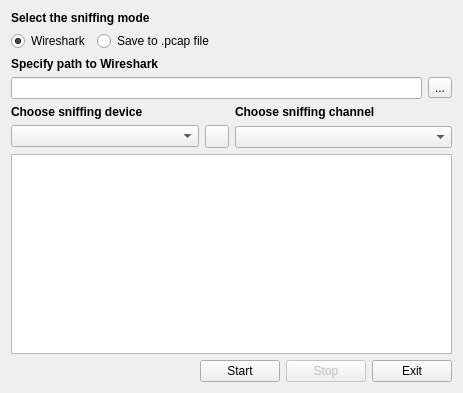
<?xml version="1.0" encoding="UTF-8"?>
<ui version="4.0">
 <class>SnifferWindow</class>
 <widget class="QMainWindow" name="SnifferWindow">
  <property name="geometry">
   <rect>
    <x>0</x>
    <y>0</y>
    <width>463</width>
    <height>393</height>
   </rect>
  </property>
  <property name="windowTitle">
   <string>ZBOSS Sniffer</string>
  </property>
  <property name="windowIcon">
   <iconset resource="icons/icons.qrc">
    <normaloff>:/icons/zboss_wo_text.png</normaloff>:/icons/zboss_wo_text.png</iconset>
  </property>
  <widget class="QWidget" name="centralWidget">
   <layout class="QVBoxLayout" name="verticalLayout">
    <item>
     <layout class="QVBoxLayout" name="vlMode">
      <item>
       <widget class="QLabel" name="lMode">
        <property name="text">
         <string>&lt;html&gt;&lt;head/&gt;&lt;body&gt;&lt;p&gt;&lt;span style=&quot; font-weight:600;&quot;&gt;Select the sniffing mode&lt;/span&gt;&lt;/p&gt;&lt;/body&gt;&lt;/html&gt;</string>
        </property>
        <property name="textFormat">
         <enum>Qt::AutoText</enum>
        </property>
       </widget>
      </item>
      <item>
       <layout class="QHBoxLayout" name="hlRbModes">
        <item>
         <widget class="QRadioButton" name="rbWireshark">
          <property name="text">
           <string>Wireshark</string>
          </property>
          <property name="checked">
           <bool>true</bool>
          </property>
         </widget>
        </item>
        <item>
         <widget class="QRadioButton" name="rbPcap">
          <property name="text">
           <string>Save to .pcap file</string>
          </property>
         </widget>
        </item>
        <item>
         <spacer name="hsMode">
          <property name="orientation">
           <enum>Qt::Horizontal</enum>
          </property>
          <property name="sizeHint" stdset="0">
           <size>
            <width>40</width>
            <height>20</height>
           </size>
          </property>
         </spacer>
        </item>
       </layout>
      </item>
     </layout>
    </item>
    <item>
     <layout class="QVBoxLayout" name="vlPath">
      <item>
       <widget class="QLabel" name="lPath">
        <property name="text">
         <string>&lt;html&gt;&lt;head/&gt;&lt;body&gt;&lt;p&gt;&lt;span style=&quot; font-weight:600;&quot;&gt;Specify path to Wireshark&lt;/span&gt;&lt;/p&gt;&lt;/body&gt;&lt;/html&gt;</string>
        </property>
       </widget>
      </item>
      <item>
       <layout class="QHBoxLayout" name="hlPathLEBttn">
        <item>
         <widget class="QLineEdit" name="lePath"/>
        </item>
        <item>
         <widget class="QToolButton" name="bttnBrowsePath">
          <property name="text">
           <string>...</string>
          </property>
         </widget>
        </item>
       </layout>
      </item>
     </layout>
    </item>
    <item>
     <layout class="QHBoxLayout" name="hlDeviceChannel">
      <item>
       <layout class="QVBoxLayout" name="vlDevice">
        <item>
         <widget class="QLabel" name="lCom">
          <property name="text">
           <string>&lt;html&gt;&lt;head/&gt;&lt;body&gt;&lt;p&gt;&lt;span style=&quot; font-weight:600;&quot;&gt;Choose sniffing device&lt;/span&gt;&lt;/p&gt;&lt;/body&gt;&lt;/html&gt;</string>
          </property>
         </widget>
        </item>
        <item>
         <layout class="QHBoxLayout" name="hlDeviceCmbBttn">
          <item>
           <widget class="QComboBox" name="cmbCom">
            <property name="currentText">
             <string/>
            </property>
           </widget>
          </item>
          <item>
           <widget class="QToolButton" name="bttnUp">
            <property name="text">
             <string/>
            </property>
            <property name="icon">
             <iconset resource="icons/icons.qrc">
              <normaloff>:/icons/update.png</normaloff>:/icons/update.png</iconset>
            </property>
           </widget>
          </item>
         </layout>
        </item>
       </layout>
      </item>
      <item>
       <layout class="QVBoxLayout" name="vlChannel">
        <item>
         <widget class="QLabel" name="lChannel">
          <property name="text">
           <string>&lt;html&gt;&lt;head/&gt;&lt;body&gt;&lt;p&gt;&lt;span style=&quot; font-weight:600;&quot;&gt;Choose sniffing channel&lt;/span&gt;&lt;/p&gt;&lt;/body&gt;&lt;/html&gt;</string>
          </property>
         </widget>
        </item>
        <item>
         <widget class="QComboBox" name="cmbChannel"/>
        </item>
       </layout>
      </item>
     </layout>
    </item>
    <item>
     <widget class="QTextEdit" name="teLogBrowser">
      <property name="readOnly">
       <bool>true</bool>
      </property>
     </widget>
    </item>
    <item>
     <layout class="QHBoxLayout" name="hlControl">
      <item>
       <spacer name="hsControl">
        <property name="orientation">
         <enum>Qt::Horizontal</enum>
        </property>
        <property name="sizeHint" stdset="0">
         <size>
          <width>40</width>
          <height>20</height>
         </size>
        </property>
       </spacer>
      </item>
      <item>
       <widget class="QPushButton" name="bttnStart">
        <property name="text">
         <string>Start</string>
        </property>
       </widget>
      </item>
      <item>
       <widget class="QPushButton" name="bttnStop">
        <property name="enabled">
         <bool>false</bool>
        </property>
        <property name="text">
         <string>Stop</string>
        </property>
       </widget>
      </item>
      <item>
       <widget class="QPushButton" name="bttnCancel">
        <property name="text">
         <string>Exit</string>
        </property>
       </widget>
      </item>
     </layout>
    </item>
   </layout>
  </widget>
 </widget>
 <layoutdefault spacing="6" margin="11"/>
 <resources>
  <include location="icons/icons.qrc"/>
 </resources>
 <connections/>
</ui>
